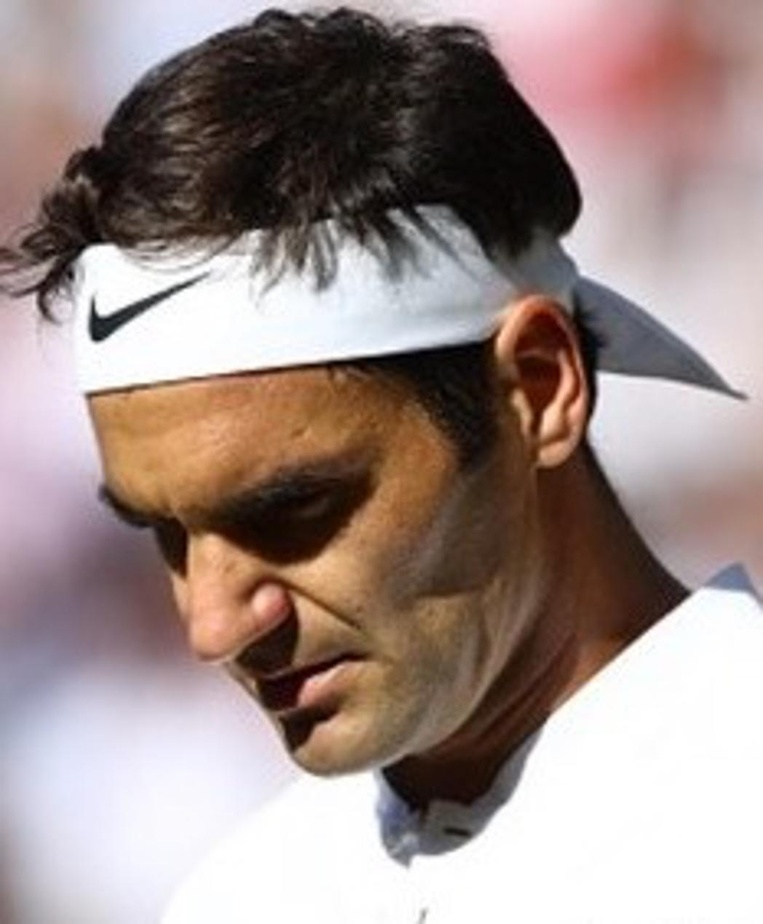
#> input picture assets/target.jpg, 763 x 924 px, shrunk from 1048 x 1269 before the run, found by its file name
$ python image_tile_mosaic.py target.jpg source1.jpg source2.jpg source3.jpg
#> lines starting #> are read from the running program, lines starting #| are printed output that depends on the picture; pictures that were not available may be replaced by others from this repository, and a replacement may not be noted

import matplotlib.pyplot as plt
from scipy.fftpack import dct, idct
from PIL import Image, ImageDraw
from skimage import exposure
import random
import os, sys
import numpy as np
import time
from tqdm import tqdm


from skimage.util.shape import view_as_blocks


######################## FILL IN THESE FIELDS ########################
BLOCK_SIZE = 85
SCALE_TARGET_IMAGE = 1.0
SCALE_SOURCE_IMAGES = 1.0
######################## FILL IN THESE FIELDS ########################


############################### USAGE ################################
# python3 image_tile_mosaic.py target.jpg source1.jpg source2.jpg source3.jpg
# jpg or png are fine
############################### USAGE ################################


# [11 lines left out: function visualize, not called in this run]


def stitch_blocks_into_image(blocks, num_h, num_w):
    # Stitch the reconstructed image together
    stitch_rows = [None]*num_h

    # Stitch rows first
    for t_i in range(num_h):
        for t_j in range(num_w):
            if t_j == 0:
                stitch_rows[t_i] = blocks[t_i][0]
            else:
                stitch_rows[t_i] = np.hstack((stitch_rows[t_i], blocks[t_i][t_j]))


    reconstruction = stitch_rows[0]
    # Stitch rows together
    for t_i in range(num_h):
        if t_i != 0:
            reconstruction = np.vstack((reconstruction, stitch_rows[t_i]))

    return reconstruction


# [13 lines left out: functions convert_1d_index_to_2d, convert_2d_index_to_1d, not called in this run]


def convert_1d_index_to_3d(i, source_num_h, source_num_w):

    accum = 0
    frame = 0
    row = 0
    col = 0

    while accum < i:

        num_blocks_frame = source_num_h[frame] * source_num_w[frame]

        if num_blocks_frame + accum <= i:
            accum += num_blocks_frame
            frame += 1

        else:
            num_still_needed = i - accum

            row = int(num_still_needed / source_num_w[frame])
            col = num_still_needed % source_num_w[frame]

            accum += row * source_num_w[frame]
            accum += col

    return frame, row, col


# [10 lines left out: function convert_3d_index_to_1d, not called in this run]


# bl_i vertical index, bl_i horizontal index
def draw_box(image, bl_i, bl_j, bl_h, bl_w, color=255, text=None):
    image = np.copy(image)

    # top line
    image[bl_i * bl_h, bl_j * bl_w : (bl_j+1) * bl_w] = color
    image[bl_i * bl_h + 1, bl_j * bl_w : (bl_j+1) * bl_w] = color
    image[bl_i * bl_h + 2, bl_j * bl_w : (bl_j+1) * bl_w] = color

    # bottom line
    image[(bl_i+1) * bl_h - 1, bl_j * bl_w : (bl_j+1) * bl_w] = color
    image[(bl_i+1) * bl_h - 2, bl_j * bl_w : (bl_j+1) * bl_w] = color
    image[(bl_i+1) * bl_h - 3, bl_j * bl_w : (bl_j+1) * bl_w] = color

    # left line
    image[bl_i * bl_h : (bl_i+1) * bl_h, bl_j * bl_w] = color
    image[bl_i * bl_h : (bl_i+1) * bl_h, bl_j * bl_w + 1] = color
    image[bl_i * bl_h : (bl_i+1) * bl_h, bl_j * bl_w + 2] = color

    # right line
    image[bl_i * bl_h : (bl_i+1) * bl_h, (bl_j+1) * bl_w - 1] = color
    image[bl_i * bl_h : (bl_i+1) * bl_h, (bl_j+1) * bl_w - 2] = color
    image[bl_i * bl_h : (bl_i+1) * bl_h, (bl_j+1) * bl_w - 3] = color

    if text is not None:
        # Add white background
        image[bl_i * bl_h + 3, bl_j * bl_w : bl_j* bl_w + 45] = 255
        image[bl_i * bl_h + 4, bl_j * bl_w : bl_j* bl_w + 45] = 255
        image[bl_i * bl_h + 5, bl_j * bl_w : bl_j* bl_w + 45] = 255
        image[bl_i * bl_h + 6, bl_j * bl_w : bl_j* bl_w + 45] = 255
        image[bl_i * bl_h + 7, bl_j * bl_w : bl_j* bl_w + 45] = 255
        image[bl_i * bl_h + 8, bl_j * bl_w : bl_j* bl_w + 45] = 255
        image[bl_i * bl_h + 9, bl_j * bl_w : bl_j* bl_w + 45] = 255
        image[bl_i * bl_h + 10, bl_j * bl_w : bl_j* bl_w + 45] = 255

        # Add text
        image = Image.fromarray(image)
        text_image = ImageDraw.Draw(image)
        text_image.text((bl_j*bl_w + 1, bl_i*bl_h), text, (0,0,0))
        image = np.asarray(image)

    return image

# [7 lines left out: function mse, not called in this run]


def block_function(arr, block_h, block_w, func):
    # Reshape the array into blocks
    blocks = view_as_blocks(arr, block_shape=(block_h, block_w))

    # Apply the function to each block
    result = np.apply_over_axes(func, blocks, axes=(2,3))

    return result.squeeze()


def mse_whole_image(img_A, img_B, block_h, block_w, num_block_h, num_block_w):


    difference_array = np.subtract(img_A, img_B)
    squared_array = np.square(difference_array)

    mse_array = block_function(squared_array, block_h, block_w, np.mean)


    return mse_array


# divide all by max value
# [5 lines left out: function normalize, not called in this run]

def contrast_stretch(image):
    min_val = np.min(image)
    max_val = np.max(image)
    image = np.asarray([((pix - min_val) / (max_val - min_val)) * 255 for pix in image])
    image = image.astype(np.uint8)

    return image


def main():

    # Get start time
    start_time = time.time()

    blck_size = BLOCK_SIZE
    return_num = 150

    random.seed(0)

    num_source = len(sys.argv) - 2 # number of source images

    target_path = './' + sys.argv[1]

    source_path = [None]*num_source
    for s_n in range(num_source):
        source_path[s_n] = './' + sys.argv[2 + s_n]

    target_image = plt.imread(target_path)
#> target_image is the input picture: shape (924, 763, 3); mean R, G, B 158.2, 141.3, 137.5

    source_image = [None]*num_source
    original_source_image = [None]*num_source
    for s_n in range(num_source):
        source_image[s_n] = plt.imread(source_path[s_n])
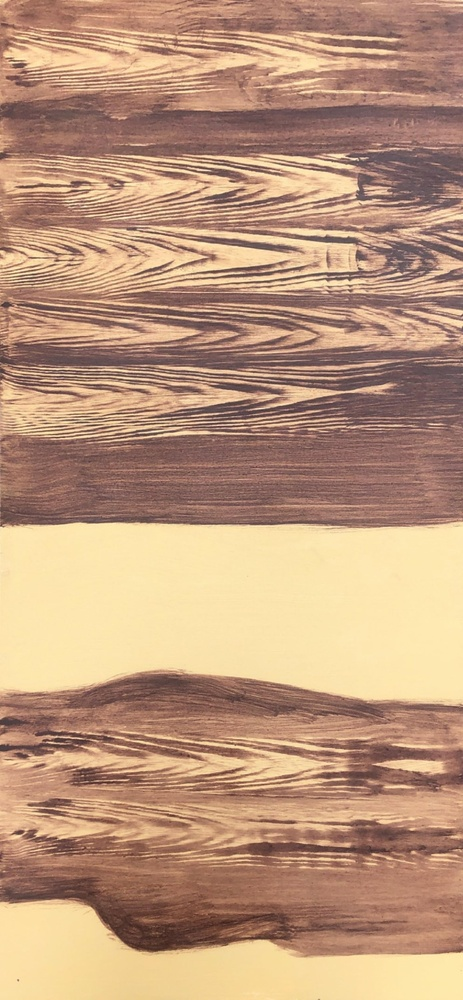
#> input picture assets/source.jpg, 463 x 1000 px, shrunk from 4133 x 8933 before the run, given in place of source1.jpg, which was not available


    # Contrast stretch
    target_image = contrast_stretch(target_image)
#> in contrast_stretch, `min_val = np.min(image)`: min_val = 0
#> in contrast_stretch, `max_val = np.max(image)`: max_val = 255
    for s_n in range(num_source):
        source_image[s_n] = contrast_stretch(source_image[s_n])
#> this loop made 3 passes
#> min_val in contrast_stretch on passes 1 to 3: 20, 0, 0
#> after the loop, source_image = 3 items


    # Resize target image
    target_image = Image.fromarray(target_image)

    height = target_image.height
#> height = 924
    width = target_image.width
#> width = 763

    if SCALE_TARGET_IMAGE is not None:
        height = int(SCALE_TARGET_IMAGE * height)
        width = int(SCALE_TARGET_IMAGE * width)
        target_image = target_image.resize((width, height)) # w, h

    target_image = np.asarray(target_image)


    # Resize source image
    for s_n in range(num_source):
        source_image[s_n] = Image.fromarray(source_image[s_n])

        height = source_image[s_n].height
        width = source_image[s_n].width

        if SCALE_SOURCE_IMAGES is not None:
            height = int(SCALE_SOURCE_IMAGES * height)
            width = int(SCALE_SOURCE_IMAGES * width)
            source_image[s_n] = source_image[s_n].resize((width, height)) # w, h


        source_image[s_n] = np.asarray(source_image[s_n])


    # Keep copy of unchanged source image
    for s_n in range(num_source):
        original_source_image[s_n] = source_image[s_n]
#> after the loop, original_source_image = 3 items


    # make black and white
    target_image = target_image[:,:,0]
#> target_image: shape (924, 763)
    for s_n in range(num_source):
        source_image[s_n] = source_image[s_n][:,:,0]


    # Test histogram equalization
    target_image = exposure.equalize_adapthist(target_image)
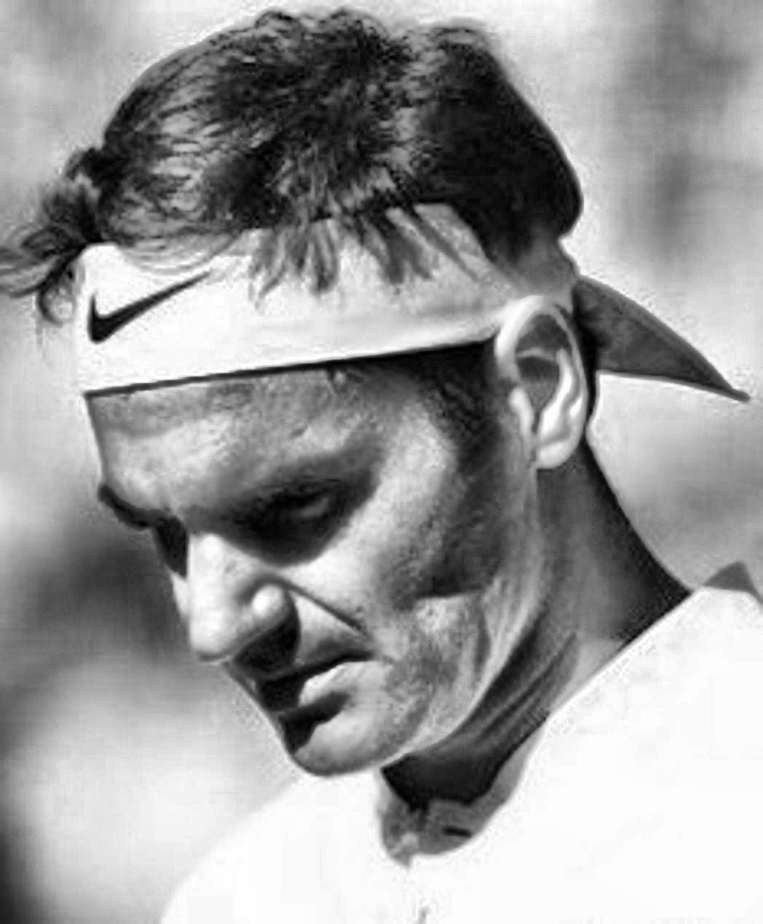
#> target_image: shape (924, 763) float64; min 0, max 1, mean 0.604
    #target_image = exposure.equalize_hist(target_image)
    target_image = contrast_stretch(target_image)

    '''
    for s_n in range(num_source):
        source_image[s_n] = exposure.equalize_hist(source_image[s_n])
        source_image[s_n] = contrast_stretch(source_image[s_n]) # Contrast stretch again
    '''


    # Get dimensions
    targ_h = target_image.shape[0] # 1080
#> targ_h = 924
    targ_w = target_image.shape[1] # 1920
#> targ_w = 763

    print('targ_h %d targ_w %d' %(targ_h, targ_w))
#| targ_h 924 targ_w 763

    source_h = [None]*num_source
    source_w = [None]*num_source


    for s_n in range(num_source):
        source_h[s_n] = source_image[s_n].shape[0]
        source_w[s_n] = source_image[s_n].shape[1]
        print('source_h %d source_w %d s_n %d' %(source_h[s_n], source_w[s_n], s_n))
#> after the loop, source_h = [1000, 924, 924]; source_w = [463, 763, 763]


    # Block size
    blck_h = blck_size #
    blck_w = blck_size #

    print('block size %d' %blck_size)

    # Number of blocks
    targ_num_h = (int)(targ_h / blck_h) # 36
#> targ_num_h = 10
    targ_num_w = (int)(targ_w / blck_w) # 64
#> targ_num_w = 8

    source_num_h = [None]*num_source
    source_num_w = [None]*num_source

    for s_n in range(num_source):
        source_num_h[s_n] = (int)(source_h[s_n] / blck_h)
        source_num_w[s_n] = (int)(source_w[s_n] / blck_w)
#> after the loop, source_num_h = [11, 10, 10]


    # Get target blocks
    targ_blocks = [[None]*targ_num_w for i in range(targ_num_h)]
    targ_dct_blocks = [[None]*targ_num_w for i in range(targ_num_h)]

    for i in range(targ_num_h):
        for j in range(targ_num_w):
            targ_blocks[i][j] = np.asarray(target_image[i*blck_h: i*blck_h + blck_h , j*blck_w: j*blck_w + blck_w])

            targ_dct_blocks[i][j] = dct(targ_blocks[i][j])
#> after the loop, targ_blocks = 10 items; targ_dct_blocks = 10 items


    # Get source blocks
    source_blocks = [None]*num_source
    source_dct_blocks = [None]*num_source
    original_source_blocks = [None]*num_source # Keep to stitch together at the end


    for s_n in range(num_source):
        source_blocks[s_n] = [[None]*source_num_w[s_n] for i in range(source_num_h[s_n])]
        source_dct_blocks[s_n] = [[[None]*source_num_w[s_n] for i in range(source_num_h[s_n])] for j in range(4)] # 4 rotations

        original_source_blocks[s_n] = [[None]*source_num_w[s_n] for i in range(source_num_h[s_n])]


    for s_n in range(num_source):
        for i in range(source_num_h[s_n]):
            for j in range(source_num_w[s_n]):
                source_blocks[s_n][i][j] = np.asarray(source_image[s_n][i*blck_h: i*blck_h + blck_h , \
                    j*blck_w: j*blck_w + blck_w])
                original_source_blocks[s_n][i][j] = np.asarray(original_source_image[s_n][i*blck_h: i*blck_h + blck_h , \
                    j*blck_w: j*blck_w + blck_w])

                im = Image.fromarray(source_blocks[s_n][i][j])
                for rot in range(4):
                    source_dct_blocks[s_n][rot][i][j] = dct(im.rotate(90*rot))
#> after the loop, original_source_blocks = 3 items; source_blocks = 3 items; source_dct_blocks = 3 items


    stitch_source = [[None]*4 for i in range(num_source)]
    for s_n in range(num_source):
        for rot in range(4):
            stitch_source[s_n][rot] = stitch_blocks_into_image(source_dct_blocks[s_n][rot], source_num_h[s_n], source_num_w[s_n])
#> after the loop, stitch_source = 3 items


    target_idx_array_list = [[[None] for i in  range(targ_num_w)] for j in range(targ_num_h)]
    target_rot_array_list = [[[None] for i in  range(targ_num_w)] for j in range(targ_num_h)]


    for t_i in tqdm(range(targ_num_h)):
        for t_j in range(targ_num_w):

            dct_block = Image.fromarray(targ_dct_blocks[t_i][t_j])

            mse_source_list = []
            rot_source_list = []

            for s_n in range(num_source):

                tile_target_block = np.tile(dct_block, (source_num_h[s_n], source_num_w[s_n]))

                mse_array_rot = [None]*4


                for rot in range(4):


                    mse_array = mse_whole_image(tile_target_block, stitch_source[s_n][rot],
                                                blck_h, blck_w, source_num_h[s_n], source_num_w[s_n])
                    mse_array_rot[rot] = mse_array


                min_mse_array = np.minimum.reduce(mse_array_rot)
                rot_array = np.argmin(mse_array_rot, axis=0)


                flattened_mse_list = [item for sublist in min_mse_array for item in sublist]
                flattened_rot_list = [item for sublist in rot_array for item in sublist]


                mse_source_list.extend(flattened_mse_list)
                rot_source_list.extend(flattened_rot_list)


            sorted_mse_indices = sorted(range(len(mse_source_list)), key=lambda i: mse_source_list[i])

            target_idx_array_list[t_i][t_j] = sorted_mse_indices
            target_rot_array_list[t_i][t_j] = rot_source_list
#> this loop made 10 passes
#> pass 1, in mse_whole_image (call 2), `difference_array = np.subtract(img_A, img_B)`:
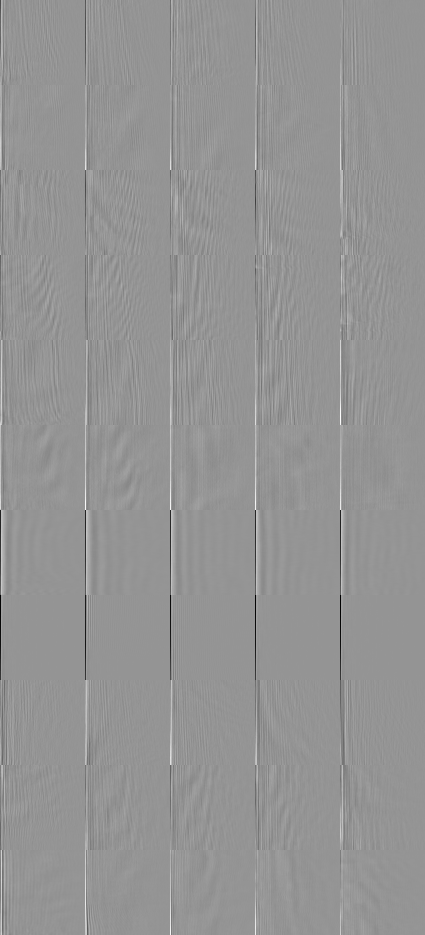
#> difference_array: shape (935, 425) float64; min -15870, max 11340, mean -6.6; drawn with min black and max white
#> after the loop:
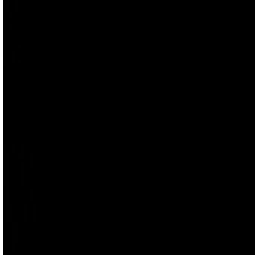
#> dct_block: PIL image 85x85 F (shown 3 times larger); min -139.6, max 43010, mean 505.1; drawn with min black and max white
#> after the loop:
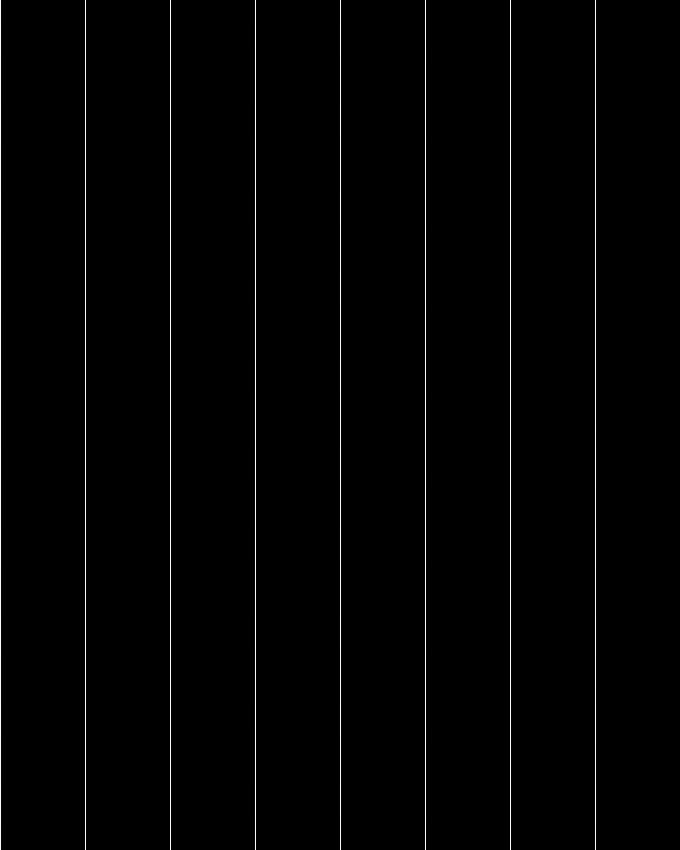
#> tile_target_block: shape (850, 680) float32; min -139.6, max 43010, mean 505.1; drawn with min black and max white
#> after the loop, target_idx_array_list = 10 items; target_rot_array_list = 10 items


    used = []
#> used = []

    # Choose source blocks closest to target blocks
    chosen_blocks = [[None]*targ_num_w for i in range(targ_num_h)]
    # Gives index of source block at each point in target image
    index_blocks = [[(None, None, None, None)]*targ_num_w for i in range(targ_num_h)] # s_n, s_i, s_j, rot

    targ_i_list = list(range(targ_num_h))
    random.shuffle(targ_i_list)

    targ_j_list = list(range(targ_num_w))
    random.shuffle(targ_j_list)

    for t_i in targ_i_list:
        for t_j in targ_j_list:
            for sorted_idx in target_idx_array_list[t_i][t_j]:
                if sorted_idx not in used:

                    used.append(sorted_idx)
                    rot = target_rot_array_list[t_i][t_j][sorted_idx]

                    frame, row, col = convert_1d_index_to_3d(sorted_idx, source_num_h, source_num_w)

                    im = Image.fromarray(original_source_blocks[frame][row][col])
                    chosen_blocks[t_i][t_j] = im.rotate(90 * rot)
                    index_blocks[t_i][t_j] = (frame, row, col, rot)

                    break # chosen
#> after the loop, chosen_blocks = 10 items; index_blocks = 10 items; used = 80 values, max 184 at index 76, min 38 at index 11, mean 95.72


    tot_num_source_blocks = 0
    for s_n in range(num_source):
        tot_num_source_blocks += source_num_h[s_n]*source_num_w[s_n]

    percent_used = float(len(used) / tot_num_source_blocks)
#> percent_used = 0.372
    print('Percent Used: %.2f' %percent_used)
#| Percent Used: 0.37

    reconstruction = stitch_blocks_into_image(chosen_blocks, targ_num_h, targ_num_w)
#> after the loop in stitch_blocks_into_image (call 13), `for t_i in range(num_h):`: stitch_rows = 10 items
#> after the loop in stitch_blocks_into_image (call 13), `for t_i in range(num_h):`:
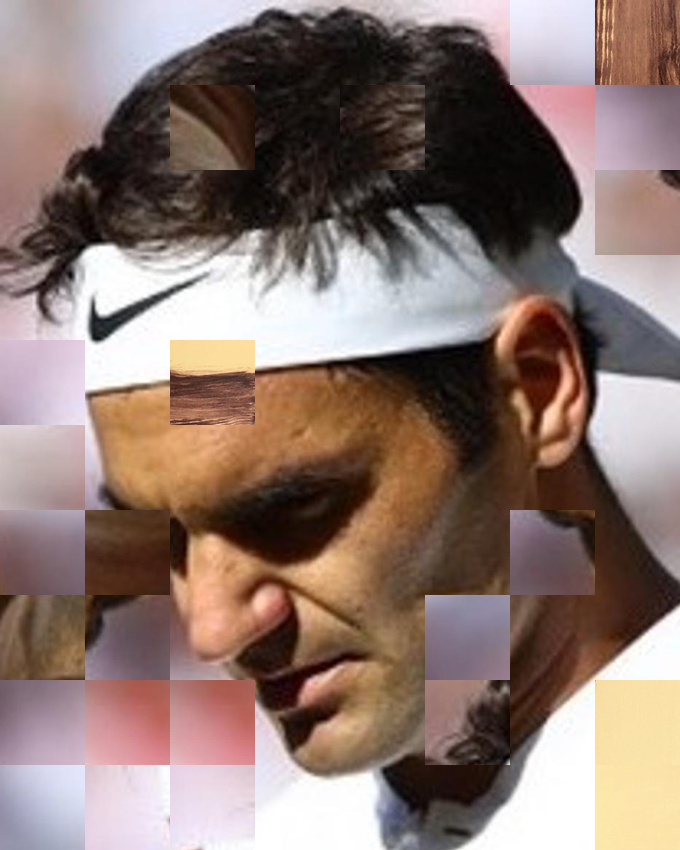
#> reconstruction: shape (850, 680, 3); mean of channels 0, 1, 2 140.1, 119.5, 112.3; drawn as R, G, B

    duration = (int)(time.time() - start_time)
    print('Duration (s) %d' %duration)

    save_out_reconstruction = Image.fromarray(reconstruction)
    save_out_reconstruction.save('reconstruction.png')
    #visualize(reconstruction)

    print('Saving out annotated source images...')

    # Show grid on source image
    for s_n in range(num_source):
        boxes = original_source_image[s_n]

        # Grid all blocks in black
        for s_i in range(source_num_h[s_n]):
            for s_j in range(source_num_w[s_n]):
                boxes = draw_box(boxes, s_i, s_j, blck_h, blck_w, \
                    color=0)


        # Grid used blocks in white
        for t_i in range(targ_num_h):
            for t_j in range(targ_num_w):

                # Text: targ_i, targ_j, rotation
                if index_blocks[t_i][t_j][0] == s_n:

                    rotation_str = ''
                    if index_blocks[t_i][t_j][3] == 0:
                        rotation_str = 'U'
                    if index_blocks[t_i][t_j][3] == 1:
                        rotation_str = 'L'
                    if index_blocks[t_i][t_j][3] == 2:
                        rotation_str = 'D'
                    if index_blocks[t_i][t_j][3] == 3:
                        rotation_str = 'R'
                    boxes = draw_box(boxes, index_blocks[t_i][t_j][1], index_blocks[t_i][t_j][2], blck_h, blck_w, \
                        text=str(t_i) + ' ' + str(t_j) + ' ' + rotation_str)

        save_out_img = Image.fromarray(boxes)
        save_out_img.save('gridded_source_image' + str(s_n) + '.png')
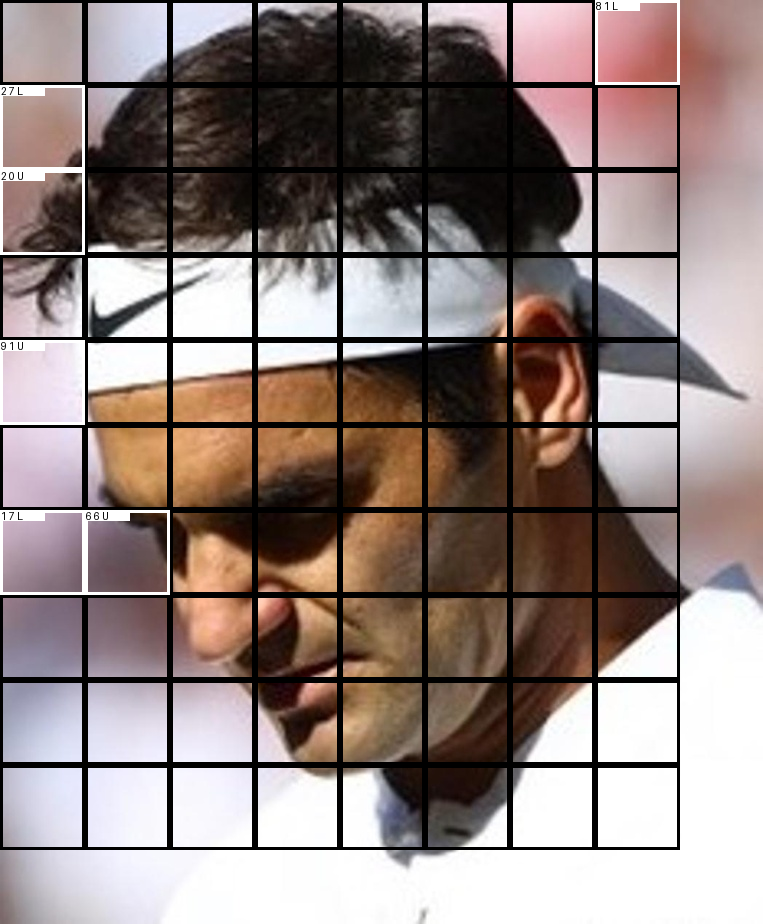
#> boxes: shape (924, 763, 3); mean of channels 0, 1, 2 144.1, 129.3, 126; drawn as R, G, B

        # boxes.save('gridded_source_image' + str(s_n) + '.png')
        # visualize(boxes)


if __name__ == '__main__':
    main()
